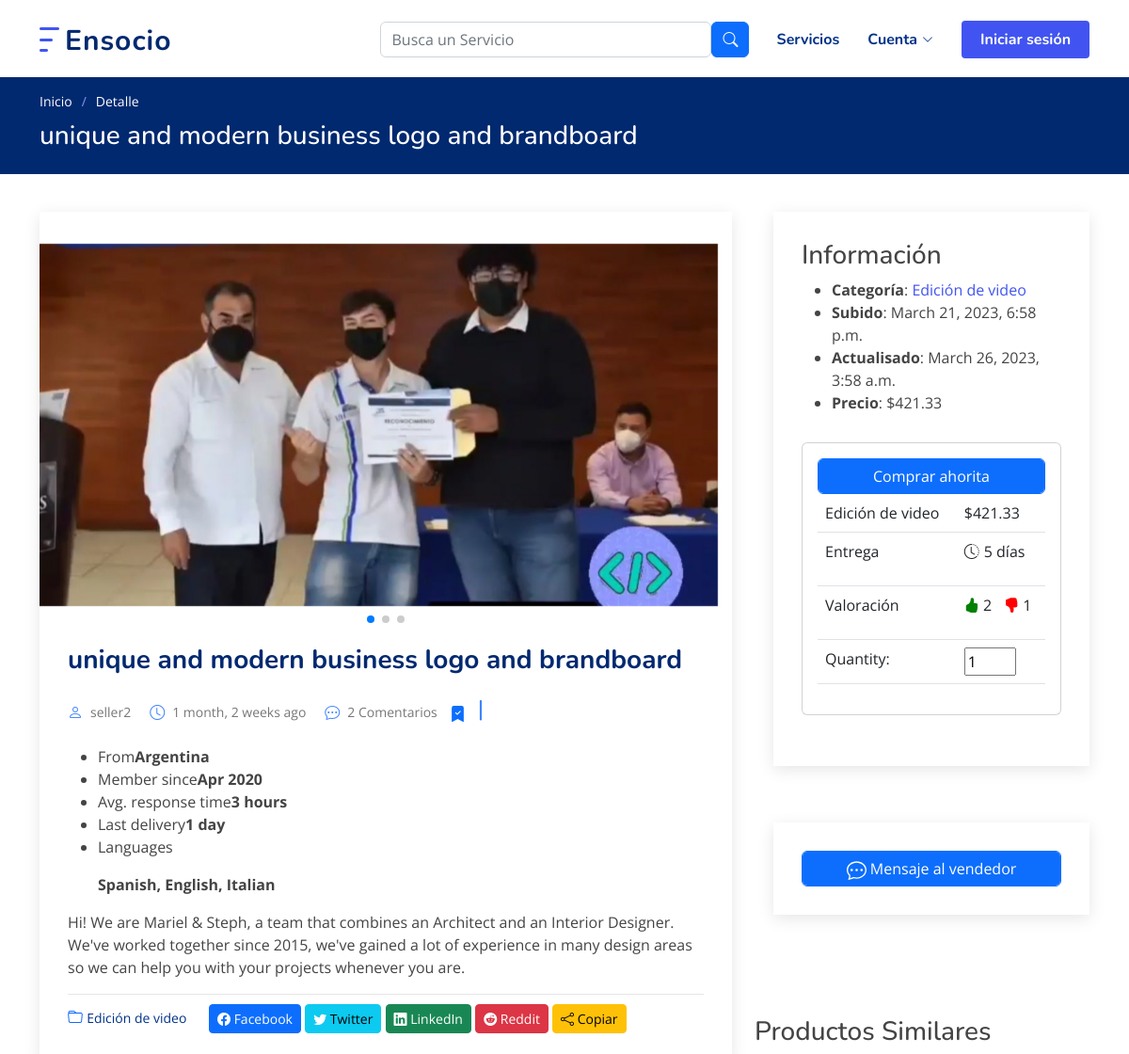
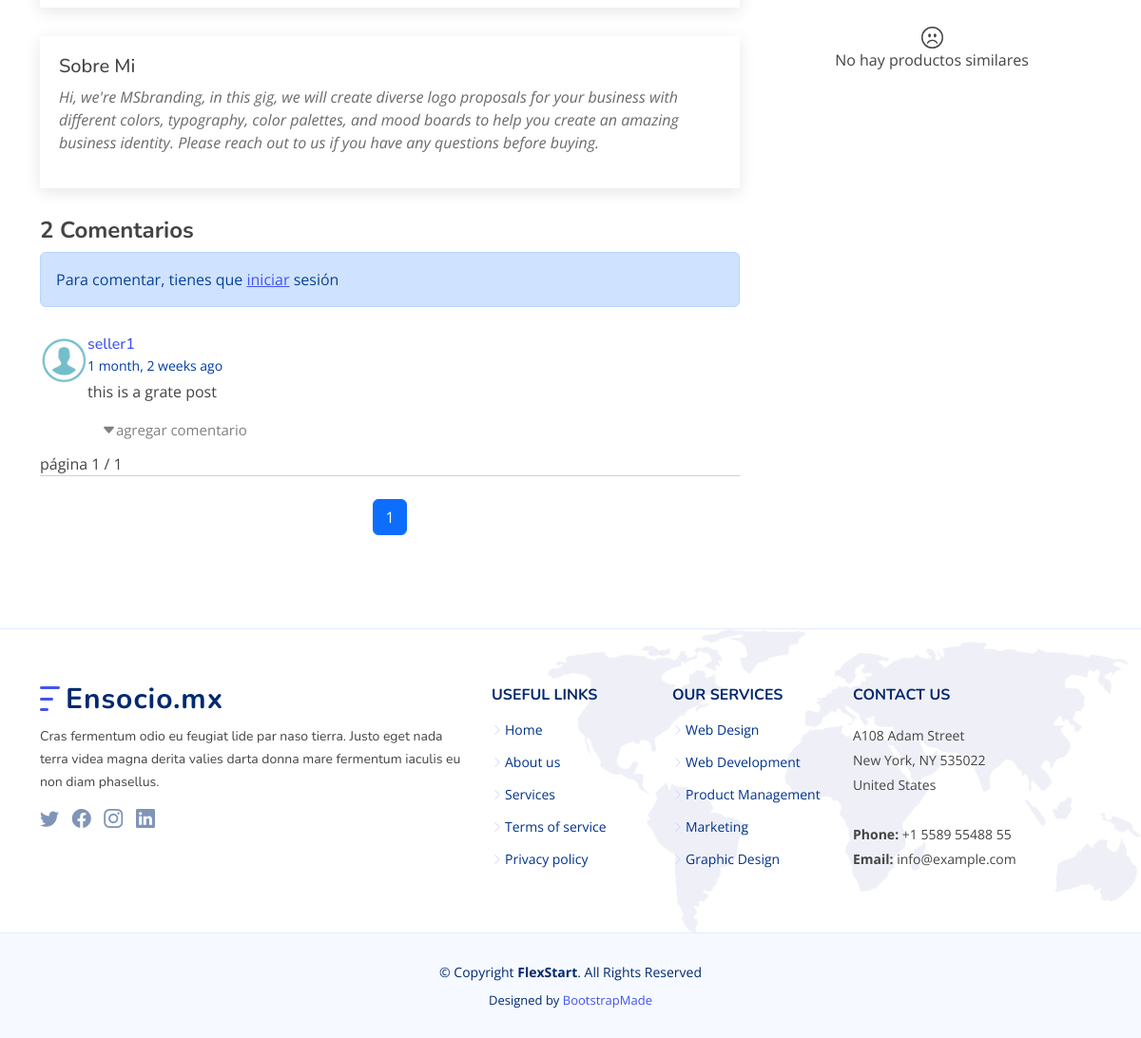
Screenshot of /post_detail/7/ with the database file from the repository (2 pictures, top to bottom).
### store/models.py (models this page shows, shortened)
class Post(models.Model):
    category = models.ForeignKey(Category, related_name='product', on_delete=models.CASCADE, null=True)
    title = models.CharField(max_length=255)
    content = models.TextField(max_length=1599)
    detailed_description = RichTextField(null=True)
    STATUS_CHOICES = (
        ('1 día', '1 día'),
        ('2 días', '2 días'),
        ('3 días', '3 días'),
        ('4 días', '4 días'),
        ('5 días', '5 días'),
        ('6 días', '6 días'),
        ('1 semana', '1 semana'),
        ('2 semanas', '2 semanas'),
        ('3 semanas', '3 semanas'),
        ('1 mes', '1 mes'),
        ('2 meses', '2 meses'),
    )
    delivery_time = models.CharField(max_length=20, choices=STATUS_CHOICES, default='1 día')
    author = models.ForeignKey(User, on_delete=models.CASCADE)
    image = models.ImageField(upload_to='images/', default='images/default_p_img.jpg', null=True)
    image2 = models.ImageField(upload_to='images/', default='images/default_p_img.jpg', null=True)
    image3 = models.ImageField(upload_to='images/', default='images/default_p_img.jpg', null=True)
    price = models.IntegerField(default=0, null=True)
    is_active = models.BooleanField(default=True, null=True)
    created_at = models.DateTimeField(auto_now_add=True)
    updated = models.DateTimeField(auto_now=True, null=True)
    favorite = models.ManyToManyField(User, related_name='favorites', blank=True)
    likes = models.ManyToManyField(User, related_name='likes')
    dislikes = models.ManyToManyField(User, related_name='dislikes')
    def related_products(self):
        return Post.objects.filter(category=self.category).exclude(id=self.id).order_by('?')[:5]
    class Meta:
        verbose_name_plural = 'Posts'
        ordering = ('-created_at',)
    def get_display_price(self):
        return "{0:.2f}".format(self.price / 100)

class Category(models.Model):
    name = models.CharField(max_length=200, db_index=True)
    category_image = models.ImageField(upload_to='cIcons/', null=True)
    updated = models.DateTimeField(auto_now=True)
    created = models.DateTimeField(auto_now_add=True)
    class Meta:
        verbose_name_plural = 'categories'
    def __str__(self):
        return self.name

class Comment(models.Model):
    product = models.ForeignKey(Post, on_delete=models.CASCADE, null=True)
    author = models.ForeignKey(User, on_delete=models.CASCADE)
    text = models.TextField()
    created_at = models.DateTimeField(auto_now_add=True)
    parent = models.ForeignKey('self', null=True, blank=True, related_name='replies', on_delete=models.CASCADE)
    class Meta:
        ordering = ('-created_at',)

class Profile(models.Model):
    user = models.OneToOneField(User, on_delete=models.CASCADE)
    bio = models.CharField(default='Hi my name is ... ', max_length=355)
    user_image = models.ImageField(upload_to='media', validators=[FileExtensionValidator(['png', 'jpg'])], default='default.png')
    is_active = models.BooleanField(default=True)

### store/views.py (the view)
# urls.py: path('post_detail/<int:pk>/', views.post_detail, name='post_detail'),
def post_detail(request, pk):
    product = get_object_or_404(Post, pk=pk)
    comments_list = product.comment_set.filter(parent__isnull=True)
    paginator = Paginator(comments_list, 50)
    page_number = request.GET.get("page")
    comments = paginator.get_page(page_number)
    cout_reviews = Comment.objects.filter(product=product).count()
    related_products = product.related_products()
    if request.user.is_authenticated:
        is_favorite = product.cartitem_set.filter(user=request.user).exists()
    else:
        is_favorite = None
    if request.method == 'POST':
        form = CommentForm(request.POST)
        reply_form = ReplyForm(request.POST)
        if 'comment_id' in request.POST:  # processing a reply
            comment = get_object_or_404(Comment, pk=request.POST['comment_id'])
            reply = reply_form.save(commit=False)
            reply.product = product
            reply.author = request.user
            reply.parent = comment
            reply.save()
            return redirect('post_detail', pk=pk)  # redirect back to the same page after replying
        elif form.is_valid():  # processing a new top-level comment
            comment = form.save(commit=False)
            comment.product = product
            comment.author = request.user
            comment.save()
            return redirect('post_detail', pk=pk)  # redirect back to the same page after commenting
    else:
        form = CommentForm()
        reply_form = ReplyForm()
    context = {
        'product': product,
        'STRIPE_PUBLIC_KEY': settings.STRIPE_PUBLIC_KEY,
        'comments': comments,
        'form': form,
        'reply_form': reply_form,
        'cout_reviews': cout_reviews,
        'is_favorite': is_favorite,
        'related_products': related_products,
    }
    return render(request, 'service/post_detail.html', context)

### templates/service/post_detail.html (shortened to what this page needs)
{% extends '../base.html' %}
{% load static %}
{% load humanize %}
{% block content %}
<main id="main">
  <section class="breadcrumbs">
    <div class="container">
      <ol>
        <li><a href="/">Inicio</a></li>
        <li><a href="{% url 'all_posts' %}">Detalle</a></li>
      </ol>
      <h2>{{ product.title }}</h2>
    </div>
  </section>
  <section id="blog" class="blog">
    <div class="container" data-aos="fade-up">
      <div class="row">
        <div class="col-lg-8 entries">
          <article class="entry entry-single">
            <div class="entry-img">
              <div class="portfolio-details-slider swiper">
                <div class="swiper-wrapper align-items-center">
                  <div class="swiper-slide">
                    <img style="width: 98%; height: auto;" data-bs-toggle="modal" data-bs-target="#exampleModal" src="{{ product.image.url }}" alt="">
                  </div>
                </div>
                <div class="swiper-pagination"></div>
              </div>
            </div>
            <h2 class="entry-title">
              <a href="">{{ product.title }}</a>
            </h2>
            <div class="entry-meta">
              <ul>
                <li class="d-flex align-items-center"><i class="bi bi-person"></i><a href="{% url 'visible_profile' product.author.username %}">{{ product.author }}</a></li>
                <li class="d-flex align-items-center"><i class="bi bi-clock"></i> <a href=""><time datetime="2020-01-01">{{ product.created_at|naturaltime }}</time></a></li>
                <li class="d-flex align-items-center"><i class="bi bi-chat-dots"></i> <a href="">{{ cout_reviews }} Comentarios</a></li>
                {% if user.is_authenticated %}
                <form action="{% url 'post_favorite' post_id=product.id %}" method="post">
                  {% csrf_token %}
                  {% if is_favorite %}
                  <button type="submit" class="btn btn-link">
                    <svg style="width: 17px; height: auto;" xmlns="http://www.w3.org/2000/svg" width="16" height="16"
                      fill="currentColor" class="bi bi-bookmark-check-fill" viewBox="0 0 16 16">
                      <path fill-rule="evenodd"
                        d="M2 15.5V2a2 2 0 0 1 2-2h8a2 2 0 0 1 2 2v13.5a.5.5 0 0 1-.74.439L8 13.069l-5.26 2.87A.5.5 0 0 1 2 15.5zm8.854-9.646a.5.5 0 0 0-.708-.708L7.5 7.793 6.354 6.646a.5.5 0 1 0-.708.708l1.5 1.5a.5.5 0 0 0 .708 0l3-3z" />
                    </svg>
                  </button>
                  {% else %}
                  <button type="submit" class="btn btn-link">
                    <svg style="width: 17px; height: auto;" xmlns="http://www.w3.org/2000/svg" width="16" height="16"
                      fill="currentColor" class="bi bi-bookmark" viewBox="0 0 16 16">
                      <path
                        d="M2 2a2 2 0 0 1 2-2h8a2 2 0 0 1 2 2v13.5a.5.5 0 0 1-.777.416L8 13.101l-5.223 2.815A.5.5 0 0 1 2 15.5V2zm2-1a1 1 0 0 0-1 1v12.566l4.723-2.482a.5.5 0 0 1 .554 0L13 14.566V2a1 1 0 0 0-1-1H4z" />
                    </svg>
                  </button>
                  {% endif %}
                </form>
                {% else %}
                <a href="{% url 'user_login' %}">
                  <button type="submit" class="btn btn-link">
                  </button>
                </a>
                {% endif %}
                <h4 style="padding-right: 12px;">|</h1>
              </ul>
            </div>
            <div class="entry-content">
              <p>{{ product.detailed_description|safe }}</p>
            </div>
            <div class="entry-footer">
              <i class="bi bi-folder"></i>
              <ul class="cats">
                <li><a href="{% url 'category_list' product.id %}">{{ product.category }}</a></li>
              </ul>
              <button class="btn btn-primary btn-sm" onclick="shareOnFacebook('{{ request.build_absolute_uri }}')"><i style="color: white;" class="bi bi-facebook"></i> Facebook</button>
              <button class="btn btn-info btn-sm" onclick="shareOnTwitter('{{ request.build_absolute_uri }}')"><i style="color: white;" class="bi bi-twitter"></i> Twitter</button>
              <button class="btn btn-success btn-sm" onclick="shareOnLinkedIn('{{ request.build_absolute_uri }}')"><i style="color: white;" class="bi bi-linkedin"></i> LinkedIn</button>
              <button class="btn btn-danger btn-sm" onclick="shareOnReddit('{{ request.build_absolute_uri }}')"><i style="color: white;" class="bi bi-reddit"></i> Reddit</button>
              <button class="btn btn-warning btn-sm" onclick="copyToClipboard()"><i style="color: black;" class="bi bi-share"></i> Copiar</button>
            </div>
          </article>
          <div class="blog-author d-flex align-items-center">
            <div>
              <h5>Sobre Mi</h5>
              <p style="color: rgb(106, 106, 106);">
                {{ product.content }}
              </p>
            </div>
          </div>
          <div class="blog-comments">
            <h4 class="comments-count">{{ cout_reviews }} Comentarios</h4>
            {% if user.is_authenticated %}
              <form method="POST">
                {% csrf_token %}
                {{ form.text }}
                <button type="submit" class="btn btn-primary" style="float: right;">comentar</button>
              </form>
            {% else %}
              <div class="alert alert-primary" role="alert">
                Para comentar, tienes que <a href="{% url 'user_login' %}"><u>iniciar</u></a> sesión
              </div>
            {% endif %}
            <div id="comment-1" class="comment">
              {% for comment in comments %}
                <div class="d-flex">
                  <div class="circle-image">
                    <img src="{{ comment.author.profile.user_image.url }}" alt="">
                  </div>
                  <div>
                    <a href="{% url 'visible_profile' comment.author.username %}">
                      <h5>{{ comment.author }}</h5>
                    </a>
                    <div class="d-flex">
                      <time datetime="2020-01-01">{{ comment.created_at|naturaltime }}</time>
                    </div>
                    <p>
                      {{ comment.text }}
                    </p>
                  </div>
                </div>
                <button style="margin-left: 8%; background-color: white; padding-bottom: 12px; color: gray;" class="collapsible"><i class="bi bi-caret-down-fill"></i>agregar comentario</button>
              {% empty %}
                <p>Sin comentarios aún.</p>
              {% endfor %}
              página {{ comments.number }} / {{ comments.paginator.num_pages }}
              <nav aria-label="Pagination">
                  <hr class="my-0" />
                  <ul class="pagination justify-content-center my-4">
                      {% for num_page in comments.paginator.page_range %}
                        {% if comments.number == num_page %}
                          <li class="page-item active"><a class="page-link" href="?page={{ num_page }}">{{ num_page }}</a></li>
                        {% else %}
                          <li class="page-item"><a class="page-link" href="?page={{ num_page }}">{{ num_page }}</a></li>
                        {% endif %}
                      {% endfor %}
                  </ul>
                  <br>
              </nav>
            </div>
          </div>
        </div>
        <div class="col-lg-4">
          <div class="sidebar">
            <div class="sidebar-item search-form">
              <div class="portfolio-info">
                <h3>Información</h3>
                <ul>
                  <li><strong>Categoría</strong>: <a href="{% url 'category_list' product.category.pk %}">{{ product.category }}</a></li>
                  <li><strong>Subido</strong>: {{ product.created_at }}</li>
                  <li><strong>Actualisado</strong>: {{ product.updated }}</li>
                  <li><strong>Precio</strong>: ${{ product.get_display_price }}</li>
                </ul>
              </div>
            </div>
            <div class="card">
              <div class="card-body">
                <table class="table">
                  <tbody>
                    <tr>
                      <td>{{ product.category }}</td>
                      <td>${{ product.get_display_price }}</td>
                    </tr>
                    <tr>
                      <td>Entrega</td>
                      <td>
                        <div class="d-flex">
                          <i style="padding-right: 5px;" class="bi bi-clock-history"></i>
                          <p>{{ product.delivery_time }}</p>
                        </div>
                      </td>
                    </tr>
                    <tr>
                      <td>Valoración</td>
                      <td>
                        <div class="d-flex">
                          <p style="padding-right: 13px;"><i style="color: green;" class="bi bi-hand-thumbs-up-fill"></i> {{ product.likes.count }}</p>
                          <p><i style="color: red;" class="bi bi-hand-thumbs-down-fill"></i> {{ product.dislikes.count }}</p>
                        </div>
                      </td>
                    </tr>
                    <tr>
                      <form action="{% url 'create_checkout_session' product.pk %}" method="POST">
                        <td><label for="quantity">Quantity:</label></td>
                        <td><input type="number" name="quantity" id="quantity" value="1" min="1" max="10"></td>
                        <button class="btn btn-primary form-control" type="submit" id="checkout-button">Comprar ahorita</button>
                      </form>
                    </tr>
                  </tbody>
                </table>
              </div>
            </div>
            <br>
          </div>
          <div class="sidebar">
            <a href="{% url 'directs' product.author.username %}" class="btn btn-primary form-control">
               Mensaje al vendedor
            </a>
          </div>
          <br><br>
          <h3>Productos Similares</h3>
          {% if related_products %}
            {% for product in related_products %}
              <div class="card">
                  <div class="row">
                    <div class="col-md-4">
                      <img src="{{ product.image.url }}" class="img-fluid rounded-start" alt="...">
                    </div>
                    <div class="col-md-8">
                        <a href="{{ product.get_absolute_url }}">
                          <small>{{ product.title }}</small>
                        </a>
                        <br>
                        <small style="font-size: 12px; color: gray;">{{ product.created_at|naturaltime }}</small>
                    </div>
                  </div>
              </div>
            {% endfor %}
          {% else %}
            <br>
            <center>
              <p>No hay productos similares</p>
            </center>
          {% endif %}
        </div>
      </div>
    </div>
    </div>
{% endblock %}

### rows the page displays
Post: title "unique and modern business logo and brandboard", image (picture), author "seller2", created_at "1 month, 2 weeks ago", detailed_description "From Argentina Member since Apr 2020 Avg. response time 3 hours Last delivery 1 day Languages Spanish, English, Italian Hi! We are Mariel & Steph, a team that combines an Architect and an Interior Designer. We've worked together since 2015, we've gained a lot of experience in many design areas so we can help you with your projects whenever you are.", category "Edición de video", content "Hi, we're MSbranding, in this gig, we will create diverse logo proposals for your business with different colors, typography, color palettes, and mood boards to help you create an amazing business identity. Please reach out to us if you have any questions before buying.", created_at "March 21, 2023, 6:58 p.m.", updated "March 26, 2023, 3:58 a.m.", get_display_price "421.33", delivery_time "5 días", likes.count "2", dislikes.count "1"
Comment: author.profile.user_image (placeholder picture), author "seller1", created_at "1 month, 2 weeks ago", text "this is a grate post"

### other values shown
{{ cout_reviews }} "2"
{{ comments.number }} "1"
{{ comments.paginator.num_pages }} "1"
{{ num_page }} "1"
